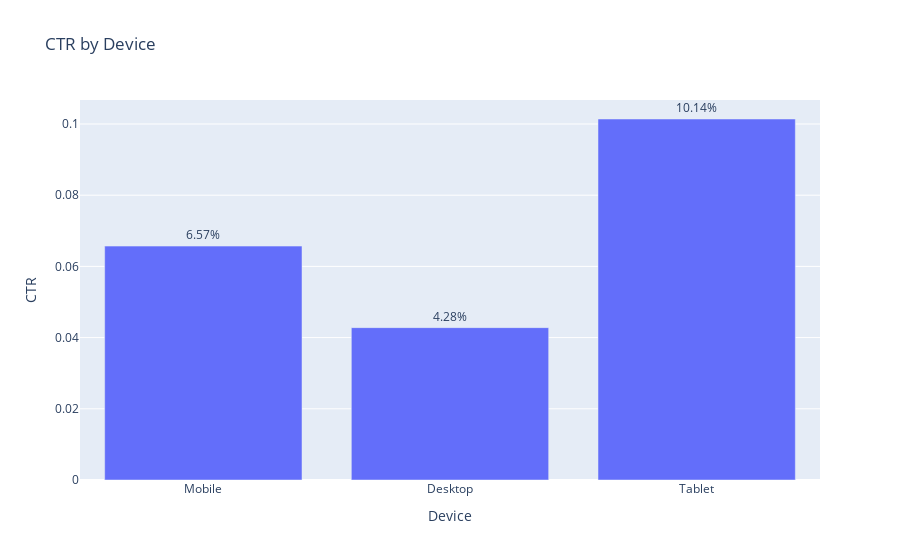
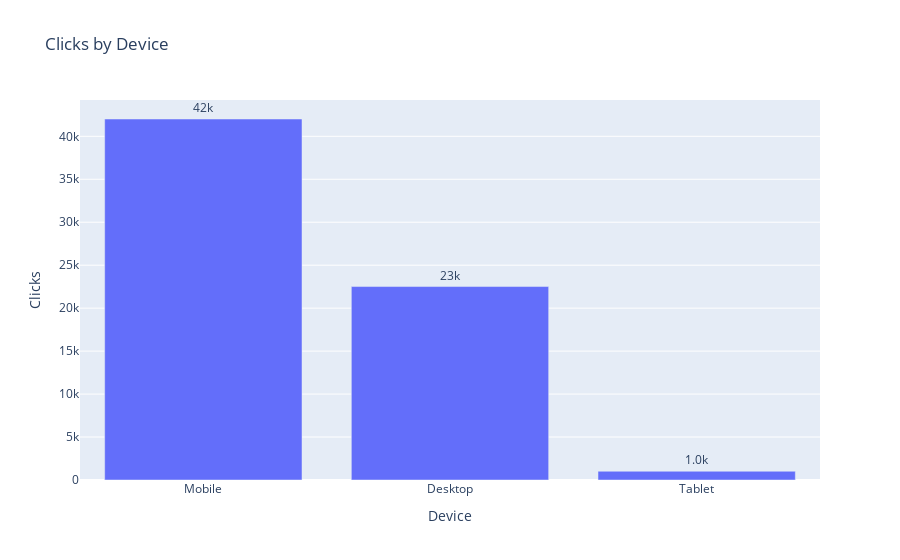

Notebook cell for these charts, in order:
### Code cell
import pandas as pd
import plotly.express as px
from ipywidgets import interact, widgets

# Sample data, ensure to load your actual DataFrame
data = {
    "Device": ["Mobile", "Desktop", "Tablet"],
    "Clicks": [42014, 22513, 1019],
    "Impressions": [639944, 526264, 10050],
    "CTR": ["6.57%", "4.28%", "10.14%"],
    "Position": [18.81, 44.08, 11.4]
}
df_devices = pd.DataFrame(data)

# Convert CTR to a numeric value for plotting
df_devices['CTR'] = df_devices['CTR'].str.rstrip('%').astype(float) / 100

# Function to create interactive bar plot
def plot_data(metric):
    fig = px.bar(df_devices, x='Device', y=metric, title=f'{metric} by Device', text=metric)
    
    # Update text on bars to display as percentage if the metric is CTR
    if metric == 'CTR':
        fig.update_traces(texttemplate='%{y:.2%}', textposition='outside')  # Formatting as percentage
    else:
        fig.update_traces(texttemplate='%{y:.2s}', textposition='outside')  # Keep as is for other metrics
    
    fig.update_layout(uniformtext_minsize=8, uniformtext_mode='hide')
    fig.show()

# Dropdown to select the metric to plot
metrics = widgets.Dropdown(
    options=['Clicks', 'Impressions', 'CTR', 'Position'],
    value='CTR',
    description='Metric:',
    disabled=False,
)

# Display interactive widget
interact(plot_data, metric=metrics)

### Figure 1 — Plotly figure (JSON) as saved in the notebook; plotly's stock layout.template omitted (floating-point values rounded to 4 significant figures)
{"data": [{"alignmentgroup": "True", "hovertemplate": "Device=%{x}<br>CTR=%{text}<extra></extra>", "legendgroup": "", "marker": {"color": "#636efa", "pattern": {"shape": ""}}, "name": "", "offsetgroup": "", "orientation": "v", "showlegend": false, "text": [0.0657, 0.0428, 0.1014], "textposition": "outside", "texttemplate": "%{y:.2%}", "type": "bar", "x": ["Mobile", "Desktop", "Tablet"], "xaxis": "x", "y": [0.0657, 0.0428, 0.1014], "yaxis": "y"}], "layout": {"barmode": "relative", "legend": {"tracegroupgap": 0}, "title": {"text": "CTR by Device"}, "uniformtext": {"minsize": 8, "mode": "hide"}, "xaxis": {"anchor": "y", "domain": [0, 1], "title": {"text": "Device"}}, "yaxis": {"anchor": "x", "domain": [0, 1], "title": {"text": "CTR"}}}}

### Figure 2 — Plotly figure (JSON) as saved in the notebook; plotly's stock layout.template omitted (floating-point values rounded to 4 significant figures)
{"data": [{"alignmentgroup": "True", "hovertemplate": "Device=%{x}<br>Clicks=%{text}<extra></extra>", "legendgroup": "", "marker": {"color": "#636efa", "pattern": {"shape": ""}}, "name": "", "offsetgroup": "", "orientation": "v", "showlegend": false, "text": [42014, 22513, 1019], "textposition": "outside", "texttemplate": "%{y:.2s}", "type": "bar", "x": ["Mobile", "Desktop", "Tablet"], "xaxis": "x", "y": [42014, 22513, 1019], "yaxis": "y"}], "layout": {"barmode": "relative", "legend": {"tracegroupgap": 0}, "title": {"text": "Clicks by Device"}, "uniformtext": {"minsize": 8, "mode": "hide"}, "xaxis": {"anchor": "y", "domain": [0, 1], "title": {"text": "Device"}}, "yaxis": {"anchor": "x", "domain": [0, 1], "title": {"text": "Clicks"}}}}
